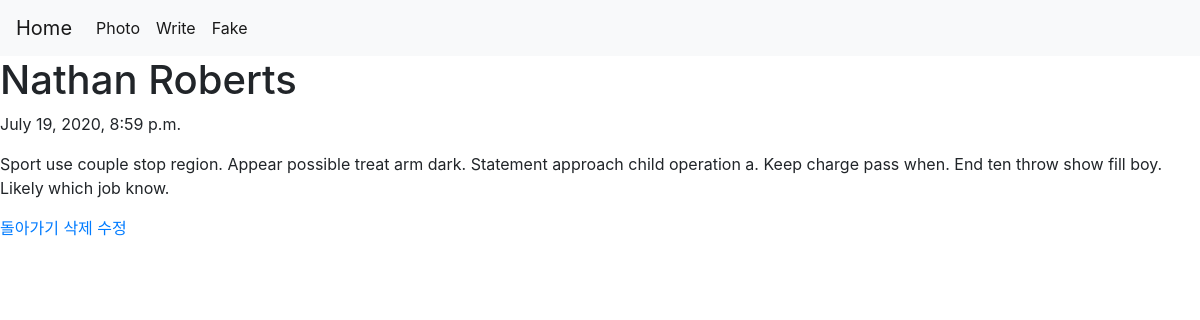
Page /blog/8/ on the committed database.
### blog/models.py (models this page shows, shortened)
class Blog(models.Model):
    title = models.CharField(max_length=200)
    pub_date = models.DateTimeField('date published')
    body = models.TextField()

### blog/views.py (the view)
# urls.py: path('<int:blog_id>/', views.detail, name = 'detail'),
def detail(request, blog_id):
    blog_detail = get_object_or_404(Blog, pk=blog_id)
    return render(request, 'detail.html', {'blog': blog_detail})

### blog/templates/detail.html
{% extends 'base.html' %}
{% block content %}
<h1>{{ blog.title }}</h1>
<p>{{ blog.pub_date }}</p>
<p>{{ blog.body }}</p>
<a href="{% url 'blog' %}">돌아가기</a>
<a href="{% url 'delete' blog.id %}">삭제</a>
<a href="{% url 'update' blog.id %}">수정</a>
{% endblock %}

### rows in the picture
Blog: title "Nathan Roberts", pub_date "July 19, 2020, 8:59 p.m.", body "Sport use couple stop region. Appear possible treat arm dark. Statement approach child operation a. Keep charge pass when. End ten throw show fill boy. Likely which job know."
